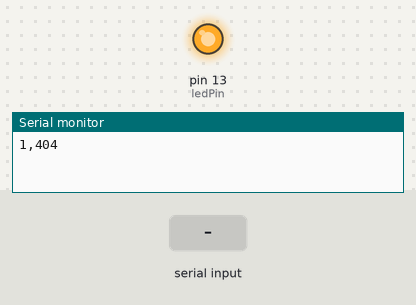
Bench run of a sketch on a simulated Arduino Uno, built with avr-gcc and run on an emulated ATmega328P. Shown: output pins drawn as LEDs (lit = HIGH), the last lines printed to the serial monitor. The test bench sets the inputs (shaded band).

Above: at 1.2 s.
1.3 s: "30,150\n" received over Serial
At 3.2 s:
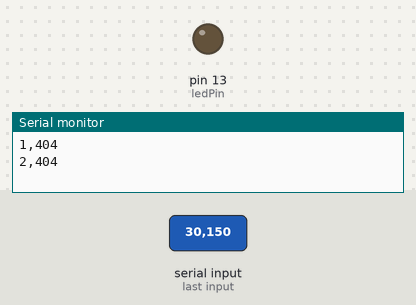
Timing chart, 0 to 4.7 s (numbered marks = the images above; inputs shaded):
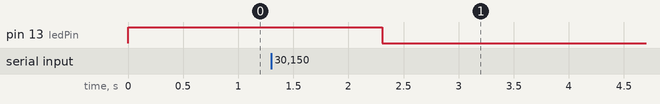

Measured:
- after the input at 1.3 s, pin 13 (ledPin): HIGH → LOW after 1.0 s

The sketch:

arduino_wraper_arduino_sketch.ino
```cpp
int ledPin = 13;
int counter = 0;
int sensor_value = 404;

const long interval = 1000;
unsigned long previousMillis = 0;

void setup()
{
  Serial.begin(9600);
  pinMode(ledPin, OUTPUT);
  analogWrite(ledPin, 255);
}

void loop()
{
  // check for serial data, if availabe then write the value to the pin
  if(Serial.available())
  {
    int x = Serial.parseInt();
    analogWrite(ledPin,x);
  }

  // send the values over serial periodically
  unsigned long currentMillis = millis();
  if (currentMillis - previousMillis >= interval)
  {
    previousMillis = currentMillis;
    counter += 1;
    if (counter > 2)
    counter = 0;
    Serial.print(counter);      Serial.print(",");
    Serial.print(sensor_value); Serial.println();
  }


}
```
